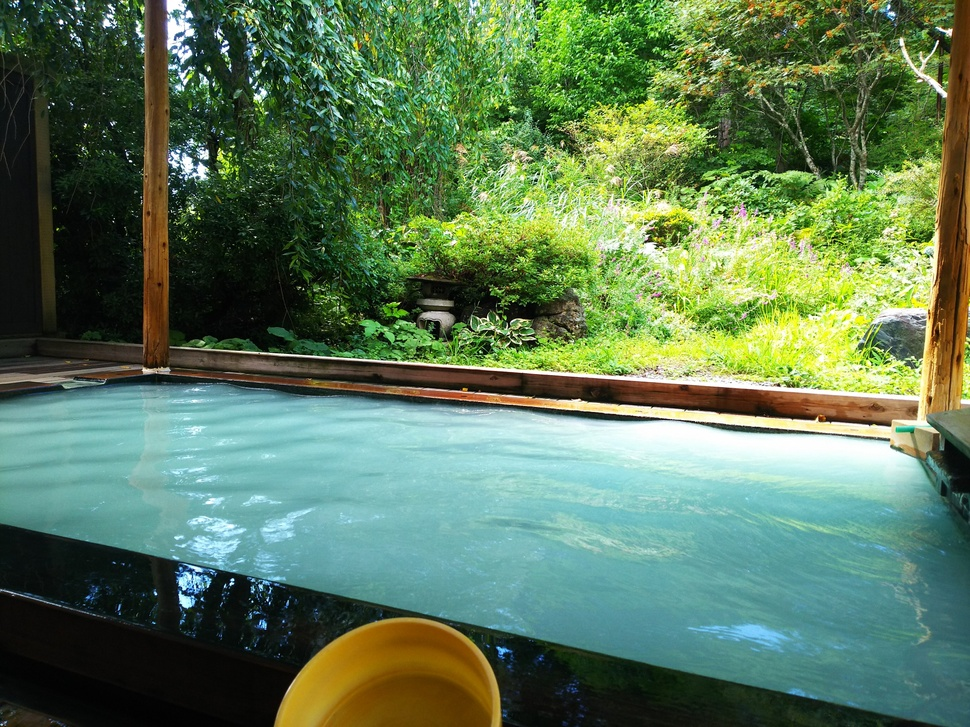
#> input picture img/sample05.jpg, 970 x 727 px, shrunk from 1920 x 1440 before the run, found by its file name
$ jupyter execute --allow-errors Edit_gasyori100knock_07.ipynb
#> lines starting #> are read from the running program, lines starting #| are printed output that depends on the picture; after the words box and inside, x2 and y2 are one past the last pixel; in counts of white or black regions, pixels touching at a corner belong together
<a href="https://colab.research.google.com/github/naoya5614/Practice/blob/main/Edit_gasyori100knock_07.ipynb" target="_parent"></a>

# 画像処理100本ノック(60~70問)

[cell 1]
import numpy as np
import matplotlib.pyplot as plt
import cv2
from skimage import io

img_orig = io.imread('https://github.com/naoya5614/Practice/blob/main/img/sample05.jpg?raw=true')
#> img_orig is the input picture: shape (727, 970, 3); mean R, G, B 92.6, 121.4, 88.5
img_128 = io.imread('https://github.com/naoya5614/Practice/blob/main/img/sample09.png?raw=true')
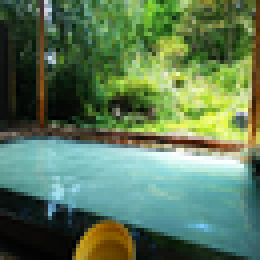
#> input picture img/sample09.png, 65 x 65 px, shrunk from 128 x 128 before the run, found by its file name (shown 4 times larger)
#> img_128 is the input picture: shape (65, 65, 4); mean R, G, B, A 92.1, 121.1, 87.9, 255
img_gray_128 = cv2.cvtColor(img_128, cv2.COLOR_RGB2GRAY)
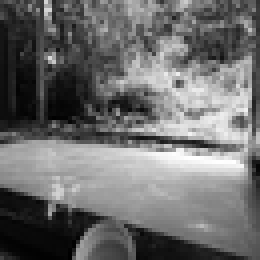
#> img_gray_128: shape (65, 65) (shown 4 times larger); min 0, max 255, mean 108.6
#> (the rest of this cell did not finish here and is left out)

## Q.61 4-連結数

connect_sample.png を4-連結数により、色分けせよ。

4-連結数とは近傍との画素の状態を見る値である。 通常、近傍は注目画素x0(x,y)が0でない場合に対して、次のように定義される。

*   x4(x-1,y-1) x3(x,y-1) x2(x+1,y-1)
*   x5(x-1,y) x0(x,y) x1(x+1,y)
*   x6(x-1,y+1) x7(x,y+1) x8(x+1,y+1)

ここで4連結数とは、次式で計算される。

*   S = (x1 - x1 x2 x3) + (x3 - x3 x4 x5) + (x5 - x5 x6 x7) + (x7 - x7 x8 x1)
S = [0,4]の範囲をとり、

*   S = 0 は内部点
*   S = 1 は端点
*   S = 2 は連結点
*   S = 3 は分岐点
*   S = 4 は交差点 を示す。

[cell 2]
# [39 lines left out: function connect_4, not called in this run]

#> (the rest of this cell did not finish here and is left out)

## Q.62 8-連結数

connect_sample.pngを8-連結数により、色分けせよ。

8連結数とは

S = (x1 - x1 x2 x3) + (x3 - x3 x4 x5) + (x5 - x5 x6 x7) + (x7 - x7 x8 x1)

において各xの値の0と1を反転させた値を用いる。

[cell 3]
# [42 lines left out: function connect_8, not called in this run]

#> (the rest of this cell did not finish here and is left out)

## Q.63 細線化処理

gazo_sample.png を細線化せよ。

細線化とは画素の幅を1にする処理であり、ここでは次のアルゴリズムに沿って処理を行え。

左上からラスタスキャンする。 x0(x,y)=0ならば、処理なし。x0(x,y)=1ならば次の3条件を満たす時にx0=0に変える。

*   注目画素の4近傍に0が一つ以上存在する
*   x0の4-連結数が1である
*   x0の8近傍に1が3つ以上存在する

1回のラスタスキャンで2の変更数が0になるまで、ラスタスキャンを繰り返す。
細線化にはヒルディッチのアルゴリズム(Q.64)や、Zhang-Suenのアルゴリズム(Q.65)、田村のアルゴリズムなどが存在する。

[cell 4]
# [47 lines left out: function thinning, not called in this run]


#> (the rest of this cell did not finish here and is left out)

## Q.64 ヒルディッチの細線化

gazo_sample.png にヒルディッチの細線化を行え。

アルゴリズムは、次の通り。

1. 左上からラスタスキャンする。
2. x0(x,y)=0ならば、処理なし。x0(x,y)=1ならば次の5条件を満たす時にx0=-1に変える。

*   注目画素の4近傍に0が一つ以上存在する
*   x0の8-連結数が1である
*   x1〜x8の絶対値の合計が2以上
*   x0の8近傍に1が1つ以上存在する
*   xn(n=1〜8)全てに対して以下のどちらかが成り立つ – xnが-1以外 – xnを0とした時、x0の8-連結数が1である

3. 各画素の-1を0に変える
4. 一回のラスタスキャンで3の変更数が0になるまで、ラスタスキャンを繰り返す。

[cell 5]
# [93 lines left out: function hilditch_thinning, not called in this run]


#> (the rest of this cell did not finish here and is left out)

## Q.65 Zhang-Suenの細線化

gazo_sample.pngにZhang-Suenの細線化を行え。

ただし、以下の操作は全て0が線、1が背景とするので、gazo.pngの値を反転させる必要があることに注意。

注目画素x1(x,y)に対して8近傍を次のように定義する。

x9 x2 x3 x8 x1 x4 x7 x6 x5 これらに対して二つのステップを考える。
1. ラスタスキャンを行い、以下の5条件を満たすピクセルを全て記録する。

*   黒画素である
*   x2, x3, …, x9, x2と時計まわりに見て、0から1に変わる回数がちょうど1
*   x2, x3, …, x9の中で1の個数が2以上6以下
*   x2, x4, x6のどれかが1
*   x4, x6, x8のどれかが1 記録したピクセルを全て1に変更する。

2. ラスタスキャンを行い、以下の5条件を満たすピクセルを全て記録する。

*   黒画素である
*   x2, x3, …, x9, x2と時計まわりに見て、0から1に変わる回数がちょうど1
*   x2, x3, …, x9の中で1の個数が2以上6以下
*   x2, x4, x8のどれかが1
*   x2, x6, x8のどれかが1 記録したピクセルを全て1に変更する。

1, 2で変更する点がなくなるまで交互に繰り返す。

[cell 6]
# [119 lines left out: function zhang_suen_thinning, not called in this run]


#> (the rest of this cell did not finish here and is left out)

## Q.66 HOG (Step.1) 勾配強度・勾配角度

HOG特徴量の勾配強度・勾配角度を求めよ。

HOG(Histogram of Oriented Gradients)とは画像の特徴量表現の一種である。

特徴量とは画像の状態などを表すベクトル集合のことである。

画像認識(画像が何を写した画像か)や検出（画像の中で物体がどこにあるか）では、(1)画像から特徴量を得て(特徴抽出)、(2)特徴量を基に認識や検出を行う(認識・検出)。

ディープラーニングでは特徴抽出から認識までを機械学習により自動で行うため、HOGなどは見られなくなっているが、ディープラーニングが流行る前まではHOGは特徴量表現としてよく使われたらしい。

HOGは以下のアルゴリズムで得られる。

1. 画像をグレースケール化し、x、ｙ方向の輝度勾配を求める

*   x方向: gx = I(x+1, y) - I(x-1, y)
*   y方向: gy = I(x, y+1) - I(x, y-1)

2. gx, gyから勾配強度と勾配角度を求める。

*   勾配強度: mag = sqrt(gt ** 2 + gy ** 2)
*   勾配角度: ang = arctan(gy / gx)

3. 勾配角度を [0, 180]で9分割した値に量子化する。つまり、[0,20]には0、[20, 40]には1というインデックスを求める。
4. 画像をN x Nの領域に分割し(この領域をセルという)、セル内で3で求めたインデックスのヒストグラムを作成する。ただし、当表示は1でなく勾配角度を求める。
5. C x Cのセルを１つとして(これをブロックという)、ブロック内のセルのヒストグラムを正規化する。これを1セルずつずらしながら行うので、一つのセルが何回も正規化される。

[cell 7]
# Magnitude and gradient
# [38 lines left out: functions get_gradxy, get_mag_grad, quantization, not called in this run]


# 1. gray -> gradient x and y
#> (the rest of this cell did not finish here and is left out)

## Q.67 HOG (Step.2) 勾配ヒストグラム

ここではHOGの4を実装する。

N=8として、8x8の領域を1セルとして、勾配角度のインデックスに勾配強度を投票する形式でヒストグラムを作成せよ。

解答は

*   1 2 3
*   4 5 6
*   7 8 9

の順に量子化したインデックスに対応するヒストグラムを示す。

[cell 8]
# [16 lines left out: function gradient_histogram, not called in this run]

#> (the rest of this cell did not finish here and is left out)

## Q.68 HOG (Step.3) ヒストグラム正規化

ここではHOGの5を実装する。

C = 3 として、3 x 3のセルを1ブロックとして扱い、ヒストグラムの正規化を行え。

[cell 9]
# [11 lines left out: function hog_normalization, not called in this run]

#> (the rest of this cell did not finish here and is left out)

## Q.69 HOG (Step.4) 特徴量の描画

ここでは得られた特徴量を描画せよ。

描画は画像に重ねれば見やすい。

方法としては、セル内のインデックスごとに角度がついて直線を描けばよく、ヒストグラムの値が大きいほど白、値が小さいほど黒で描くと見やすい。

[cell 10]
# [35 lines left out: function draw_hog, not called in this run]

# draw HOG
#> (the rest of this cell did not finish here and is left out)

## Q.70 カラートラッキング

HSVを用いてイモリ部分を切り抜ける画像を作成せよ。

カラートラッキングとは特定の色の箇所を抽出する手法である。

ただし、RGBの状態で色成分を指定するのは256^3のパターンがあり、とても大変である（というか手動ではかなり難しい）ので、HSV変換を用いる。

HSV変換とは Q.5で用いた処理であるが、RGBをH(色相)、S(彩度)、V(明度)に変換する手法である。

*   Saturation(彩度) 彩度が小さいほど白、彩度が大きいほど色が濃くなる。 0<=S<=1
*   Value (明度) 明度が小さいほど黒くなり、明度が大きいほど色がきれいになる。 0<=V<=1
*   Hue(色相) 色を0<=H<=360の角度で表し、具体的には次のように表される。

カラートラッキングを行うにはHSV変換を行い、赤色部分が1となるような二値画像を出力すればよい。

ここではHSV変換をopencvの関数で行う。opencvでは0<=H<=180なので注意する。

[cell 11]
hsv = cv2.cvtColor(img_orig, cv2.COLOR_RGB2HSV)
#> hsv: shape (727, 970, 3); mean H, S, V 59.6, 121.5, 125.7

def get_mask(hsv):
    h = hsv[..., 0]
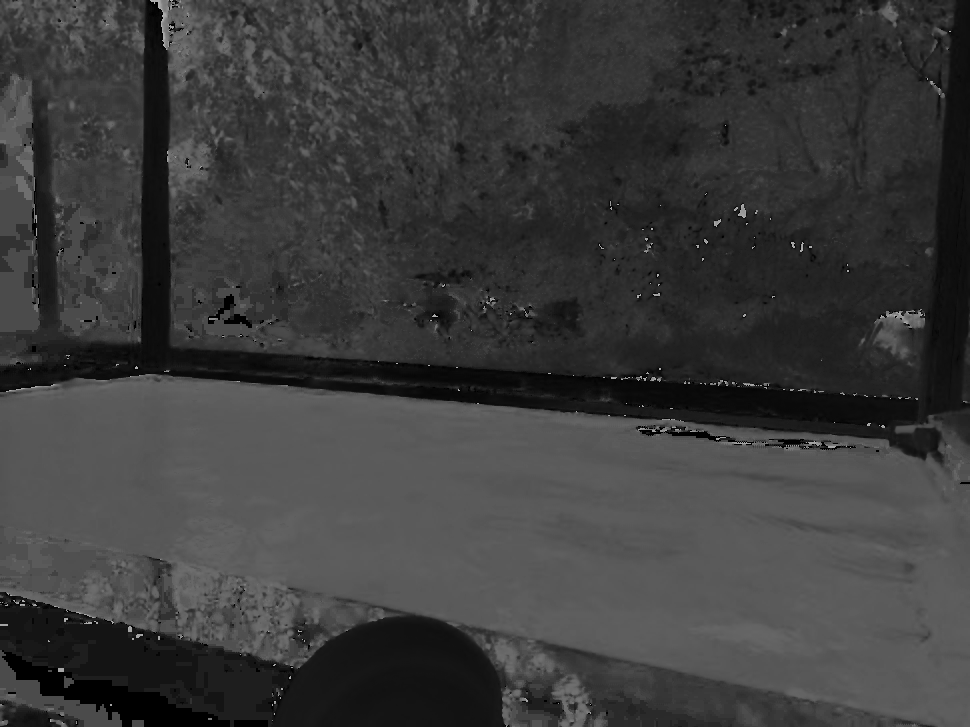
#> h: shape (727, 970); min 0, max 179, mean 59.6
    mask = np.zeros_like(h).astype(np.uint8)
    mask[((h < 90) | (h > 140))] = 1
    return mask

mask = get_mask(hsv)
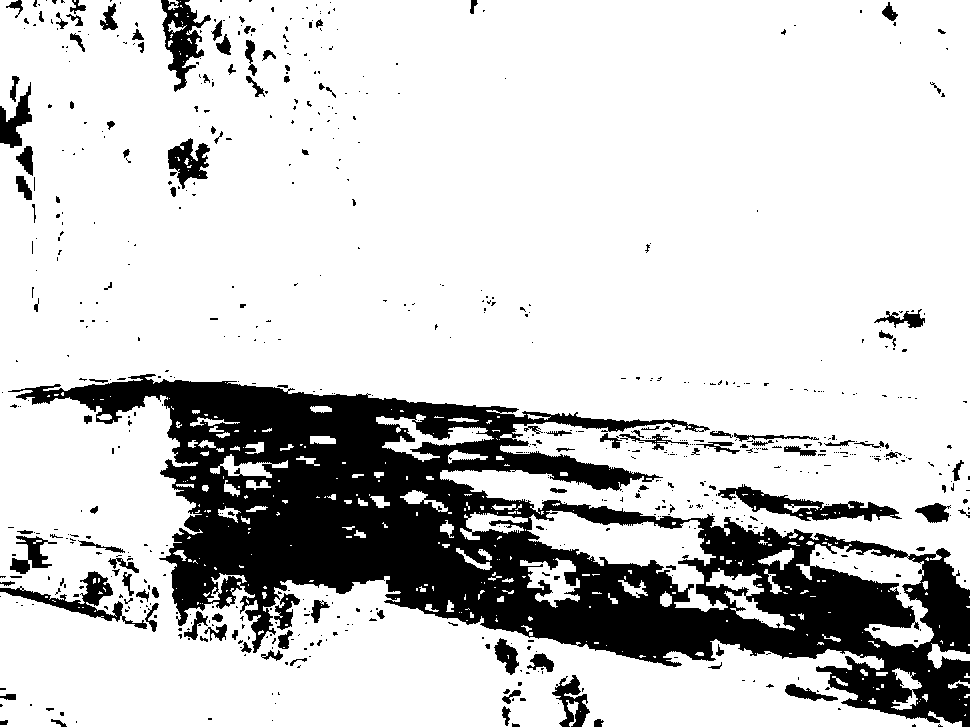
#> mask: shape (727, 970); values 0 (black) and 1 (white), 80.5% white; 704 black regions (577 under 20 px), largest, box (x1, y1, x2, y2) and area: (8, 374, 970, 727) 114577, (718, 484, 902, 522) 2394, (161, 0, 211, 92) 1962

fig, ax = plt.subplots(1, 2, figsize=(10, 4))
ax[0].set_title("input")
ax[0].imshow(img_orig)
ax[1].set_title("mask")
ax[1].imshow(mask, cmap="gray")
plt.show()
